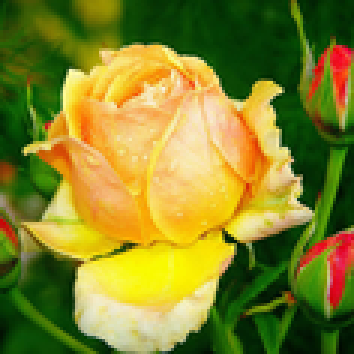
#> input picture Project 2/dew on roses (color).tif, 118 x 118 px, shrunk from 512 x 512 before the run, found by its file name (shown 3 times larger)
$ python project_2.py   (older library calls are emulated)
#> lines starting #> are read from the running program, lines starting #| are printed output that depends on the picture
### Project 2/lib.py
import numpy as np

def gauss2D(shape=(3,3),sigma=0.5):
    """
    2D gaussian mask - should give the same result as MATLAB's
    fspecial('gaussian',[shape],[sigma])
    """
    #print(shape)
    m,n = [(ss-1.)/2. for ss in shape]
    #print(m,"\n")
    #print(n)
    y,x = np.ogrid[-m:m+1,-n:n+1]
    #print(y)
    #print(x)
    h = np.exp( -(x*x + y*y) / (2.*sigma*sigma) )
    #print(h)
    h[ h < np.finfo(h.dtype).eps*h.max() ] = 0
    #print(h)
    sumh = h.sum()
    if sumh != 0:
        h /= sumh
    return h

def zcr(image, block=(3,3),threshold = 10):
    #print(block)
    image_z = np.zeros(image.shape)
    #print(image_z)
    for i in range(0, image.shape[0]-(block[0]-1)):
        for j in range(0, image.shape[1]-(block[1]-1)):
            image_z[i + 1, j + 1] = evaluate_block_image4(image[i:i+block[0],j:j+block[1]], threshold)

    image_z = image_z/np.max(image_z)
    image_z[image_z > threshold] = 255
    image_z[image_z <= threshold] = 0

    return image_z

# [35 lines left out: functions evaluate_block_image2, evaluate_block_image3, not called in this run]

def evaluate_block_image4(image, threshold):
    smim = np.array(image)
    zc = 0
    if smim[1, 1] > 0:
        if (smim[1, 2] >= 0 and smim[1, 0] < 0) or  (smim[1, 2] < 0 and smim[1, 0] >= 0):
            zc = abs(smim[1, 2]) + abs(smim[1, 0])

        elif (smim[2, 1] >= 0 and smim[0, 1] < 0) or (smim[2, 1] < 0 and smim[0, 1] >= 0):
            zc = abs(smim[2, 1]) + abs(smim[0, 1])

        elif (smim[2, 2] >= 0 and smim[0, 0] < 0) or (smim[2, 2] < 0 and smim[0, 0] >= 0):
            zc = abs(smim[2, 2]) + abs(smim[0, 0])

        elif (smim[0, 2] >= 0 and smim[2, 0] < 0) or (smim[0, 2] < 0 and smim[2, 1] >= 0):
            zc = abs(smim[0, 2]) + abs(smim[2, 0])

    return zc


# [7 lines left out: function find_nearest, not called in this run]


class HoughTransform():
    # [96 lines left out: functions __init__, run, crop_by_region, getting_lines_by_angle, getting_max_parameter, getting_image_by_angle_and_radio and 1 more, not called in this run]

### Project 2/project_2.py
import numpy as np
import os
import cv2
import matplotlib.pyplot as plt
import matplotlib.pyplot as plt2
import math

from lib import gauss2D, zcr, HoughTransform

img = cv2.imread("C:/Users/user/Documents/Image Processing/DIP_project2/dew on roses (color).tif", -1)
#> img is the input picture: shape (118, 118, 3); mean B, G, R 41.3, 131.7, 130.9
img = cv2.cvtColor(img, cv2.COLOR_BGR2RGB)
red = img[:,:,0]
green = img[:,:,1]
blue = img[:,:,2]

img_G_equ = cv2.cvtColor(cv2.imread("C:/Users/user/Documents/Image Processing/DIP_project2/dew on roses (color).tif", -1), cv2.COLOR_BGR2RGB)
equ = cv2.equalizeHist(img_G_equ[:,:,2])
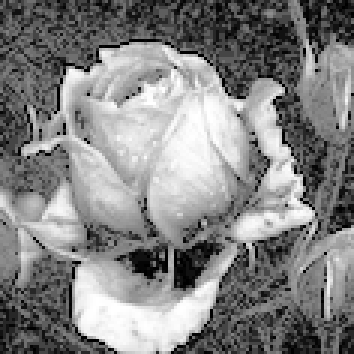
#> equ: shape (118, 118) (shown 3 times larger); min 0, max 255, mean 130.9
img_G_equ[:,:,2] = equ
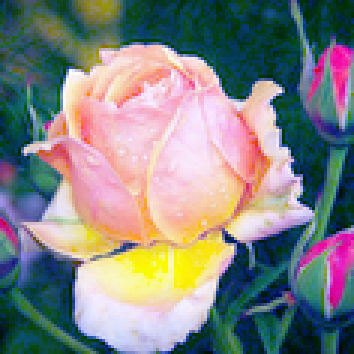
#> img_G_equ: shape (118, 118, 3) (shown 3 times larger); mean R, G, B 130.9, 131.7, 130.9


#img_air = cv2.imread("airplane in the sky.tif", -1)
img_air = cv2.imread("C:/Users/user/Documents/Image Processing/DIP_project2/house.jpg", -1)
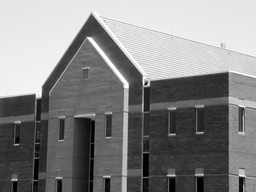
#> input picture Project 2/house.jpg, 256 x 192 px, shrunk from 1114 x 834 before the run, found by its file name
#> img_air is the input picture: shape (192, 256); min 0, max 255, mean 133.3

gauss = gauss2D((5,5), sigma=4)*-1
#print(gauss)
lap = np.ones((3, 3), np.float32)
lap[1, 1] = -8

img_gaussian = cv2.filter2D(img_air, cv2.CV_64F, gauss)
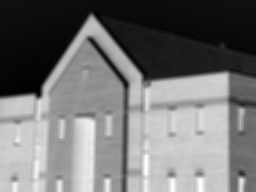
#> img_gaussian: shape (192, 256) float64; min -244.9, max -0.662, mean -133.3; drawn with min black and max white
img_LoG = cv2.filter2D(img_gaussian, cv2.CV_64F, lap)
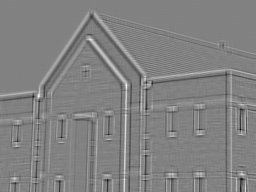
#> img_LoG: shape (192, 256) float64; min -143.7, max 138.4, mean 0; drawn with min black and max white

img_zcr = zcr(img_LoG, threshold=0.04)
#> the loop in zcr, `for i in range(0, image.shape[0]-(block[0]-1)):` made 190 passes
#> after the loop in zcr, `for i in range(0, image.shape[0]-(block[0]-1)):`:
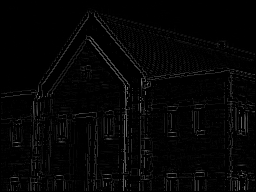
#> image_z: shape (192, 256) float64; min 0, max 122.9, mean 5.2
#> in zcr, `image_z[image_z <= threshold] = 0`: image_z: shape (192, 256) float64; 21.2% white in thin lines or dots
img_zcr0 = zcr(img_LoG, threshold=0)
#> call 2 of zcr, with block = (3, 3), threshold = 0
#> in zcr (call 2), `image_z[image_z > threshold] = 255`:
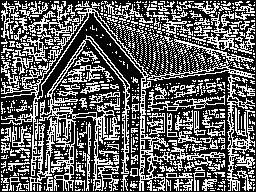
#> image_z: shape (192, 256) float64; 38.2% white in thin lines or dots
'''
zero_crossing = np.zeros_like(img_LoG)

log = img_LoG
kern_size = 3
	# computing zero crossing
for i in range(log.shape[0]-(kern_size-1)):
    for j in range(log.shape[1]-(kern_size-1)):
        if log[i][j] == 0:
            if (log[i][j-1] < 0 and log[i][j+1] > 0) or (log[i][j-1] < 0 and log[i][j+1] < 0) or (log[i-1][j] < 0 and log[i+1][j] > 0) or (log[i-1][j] > 0 and log[i+1][j] < 0):
                zero_crossing[i][j] = 255
        if log[i][j] < 0:
            if (log[i][j-1] > 0) or (log[i][j+1] > 0) or (log[i-1][j] > 0) or (log[i+1][j] > 0):
                zero_crossing[i][j] = 255
'''
'''
img = cv2.imread("C:/Users/user/Documents/Image Processing/DIP_project2/airplane in the sky.tif", -1)
edges = cv2.Canny(img,50,150,apertureSize = 3)

lines = cv2.HoughLines(edges,5,2*np.pi/180,1)
for rho,theta in lines[0]:
    a = np.cos(theta)
    b = np.sin(theta)
    x0 = a*rho
    y0 = b*rho
    x1 = int(x0 + 1000*(-b))
    y1 = int(y0 + 1000*(a))
    x2 = int(x0 - 1000*(-b))
    y2 = int(y0 - 1000*(a))

    cv2.line(img,(x1,y1),(x2,y2),(0,0,255),2)

cv2.imwrite('houghlines3.jpg',img)
'''

#############
'''
houg = HoughTransform(rho=range(0, 721, 5), theta=range(0, 91, 2))

img_zcr_w = []
img_zcr_w.append(houg.crop_by_region(img_zcr, [315, 400, 355, 483]))
img_zcr_w.append(houg.crop_by_region(img_zcr, [315, 390, 330, 483]))
img_zcr_w.append(houg.crop_by_region(img_zcr, [315, 400, 355, 410]))
img_zcr_w.append(houg.crop_by_region(img_zcr, [315, 473, 355, 483]))

plt.figure(9)
plt.imshow(img_zcr,'gray')

img_hough_parameters = houg.run(img_zcr_w[1])
max_item = houg.getting_max_parameter()
image_lines = houg.getting_lines_by_angle(max_item[1][0])
image_lines_2 = houg.getting_image_by_angle_and_radio(90, 408)
image_lines_3 = houg.getting_image_by_angle_and_radio(9, 409)
image_lines_4 = houg.getting_image_by_angle_and_radio(90, 480)

print(max_item)
plt.figure(10)
plt.imshow(img_hough_parameters)
'''

'''
plt.figure(11)
plt.imshow(image_lines+img+image_lines_2+image_lines_3+image_lines_4)


new_image = np.zeros(img_zcr.shape)
new_image[(image_lines+img_zcr_w[0]+image_lines_2+image_lines_3+image_lines_4) > 255] = 255


plt.figure(12)
plt.imshow(new_image + img)
'''
#############

plt.subplot(3,4,1), plt.imshow(img)
plt.title('1. Original'), plt.xticks([]), plt.yticks([])
cv2.imwrite('data_1/1.tif',cv2.cvtColor(img, cv2.COLOR_BGR2RGB))
plt.subplot(3,4,2), plt.imshow(red)
plt.title('2. Red'), plt.xticks([]), plt.yticks([])
cv2.imwrite('data_1/2.tif',red)
plt.subplot(3,4,3), plt.imshow(green)
plt.title('3. Green'), plt.xticks([]), plt.yticks([])
cv2.imwrite('data_1/3.tif',green)
plt.subplot(3,4,4), plt.imshow(blue)
plt.title('4. Blue'), plt.xticks([]), plt.yticks([])
cv2.imwrite('data_1/4.tif',blue)
plt.subplot(3,4,5), plt.imshow(img_G_equ)
plt.title('5. Green_equ'), plt.xticks([]), plt.yticks([])
cv2.imwrite('data_1/5.tif', cv2.cvtColor(img_G_equ, cv2.COLOR_BGR2RGB))

plt.subplot(3,4,6), plt.imshow(img_air, 'gray')
plt.title('Original'), plt.xticks([]), plt.yticks([])
cv2.imwrite('data_2/1.tif', img_air)
plt.subplot(3,4,7), plt.imshow(img_gaussian, 'gray')
plt.title('Gaussian'), plt.xticks([]), plt.yticks([])
cv2.imwrite('data_2/2.png', img_gaussian)
plt.subplot(3,4,8), plt.imshow(img_LoG, 'gray')
plt.title('Lap'), plt.xticks([]), plt.yticks([])
cv2.imwrite('data_2/3.tif', img_LoG)
plt.subplot(3,4,9), plt.imshow(img_zcr, 'gray')
plt.title('Zero_Crossing_4%'), plt.xticks([]), plt.yticks([])
cv2.imwrite('data_2/4.tif', img_zcr)
plt.subplot(3,4,10), plt.imshow(img_zcr0, 'gray')
plt.title('Zero_Crossing_0%'), plt.xticks([]), plt.yticks([])
cv2.imwrite('data_2/5.tif', img_zcr0)


plt.figure(2)
plt.imshow(img_gaussian, 'gray')
plt.title('Gaussian'), plt.xticks([]), plt.yticks([])
plt.figure(3)
plt.imshow(img_LoG, 'gray')
plt.title('img_LoG'), plt.xticks([]), plt.yticks([])
plt.figure(4)
plt.imshow(img_zcr, 'gray')
plt.title('Zero_Crossing_4%'), plt.xticks([]), plt.yticks([])
plt.figure(5)
plt.imshow(img_zcr0, 'gray')
plt.title('Zero_Crossing_0%'), plt.xticks([]), plt.yticks([])


plt.figure(6)
plt.imshow(red)
plt.title('Red'), plt.xticks([]), plt.yticks([])
plt.figure(7)
plt.imshow(green)
plt.title('Green'), plt.xticks([]), plt.yticks([])
plt.figure(8)
plt.imshow(blue)
plt.title('Blue'), plt.xticks([]), plt.yticks([])

plt.show()
